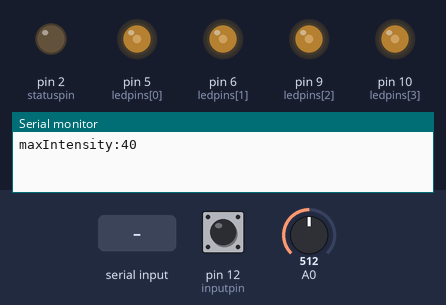
Simulated run of this sketch. Board: Arduino Uno, built with avr-gcc and run on an emulated ATmega328P. Shown: output pins drawn as LEDs (lit = HIGH), the last lines printed to the serial monitor. Dashed ring = blinking. The test bench sets the inputs (shaded band); at power-on: pin 12 (inputpin) HIGH, A0 = 512.

Above: at 1.2 s.
1.3 s: "+" received over Serial
At 1.96 s:
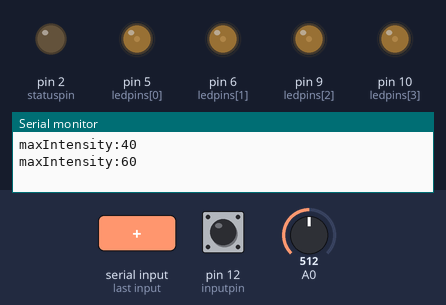
4.3 s: "-" received over Serial
At 4.41 s:
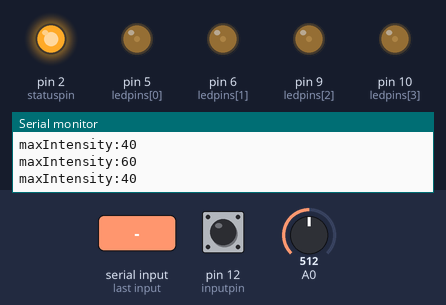
7.3 s: pin 12 (inputpin) pulsed LOW 2 times (0.12 s each, 0.3 s apart)
At 7.52 s:
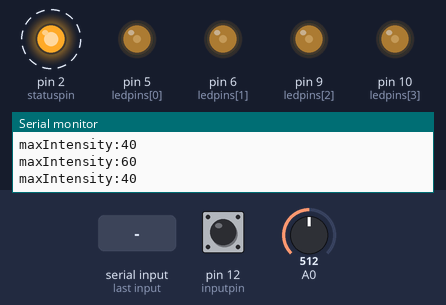
10.9 s: pin 12 (inputpin) pulsed LOW 5 times (0.12 s each, 0.3 s apart)
At 11.72 s:
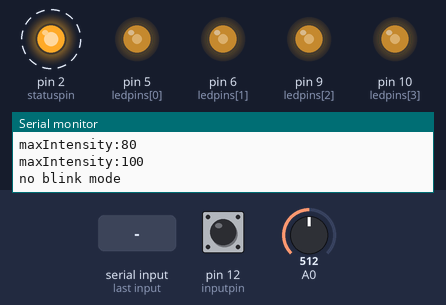
13.9 s: "+" received over Serial
At 16.36 s:
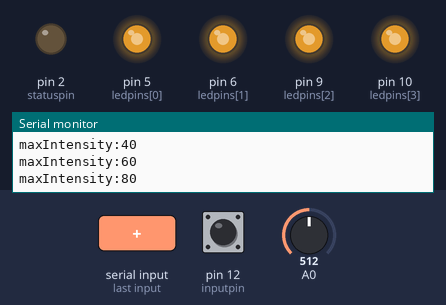
Timing chart, 0 to 17.9 s (numbered marks = the images above; inputs shaded):
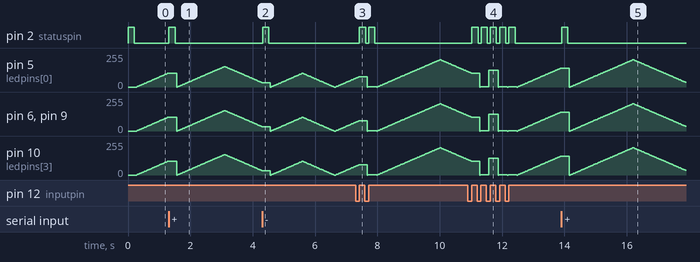

The sketch:

sketch_jul22a.ino
```cpp
int ledpins[] = {5, 6, 9, 10};
const int ledCount = sizeof(ledpins) / sizeof(int);
int inputpin = 12;
int statuspin = 2;

int intensity = 0;
int delta = 1;
int maxIntensity = 20;
const int overflowIntensity = 100;

bool inputEventPending = false;
bool inputEventProcessed = false;

void setup() {
  pinMode(inputpin, INPUT);
  pinMode(statuspin, OUTPUT);
  for (int i = 0; i < ledCount; i++) {
    pinMode(ledpins[i], OUTPUT);
  }
  Serial.begin(9600);
}

void nextMode() {
  maxIntensity += 20;

  if (maxIntensity > overflowIntensity) {
    maxIntensity = 0;
  }

  modeChange();
}

void prevMode() {
  maxIntensity -= 20;

  if (maxIntensity < 0) {
    maxIntensity = 100;
  }

  modeChange();
}

void modeChange() {
    intensity = 0;
    delta = 1;

    if (maxIntensity == 0) {
      Serial.println("no blink mode");
    } else {
      Serial.print("maxIntensity:");
      Serial.println(maxIntensity);
    }
}

void statusBlink() {
  digitalWrite(statuspin, HIGH);
  delay(200);
  digitalWrite(statuspin, LOW);
  delay(50);
}

void nextStepBlink() {
  //Main logic: sending voltage to LEDs
  for (int i = 0; i < ledCount; i++) {
    analogWrite(ledpins[i], map(intensity, 0, 100, 0, 255));
  }
  delay(25);

  if (intensity == maxIntensity && delta == 1) {
    delta = -1;
  } else if (intensity == 0 && delta == -1) {
    delta = 1;
  } else {
    intensity += delta;
  }
}

void nextStepNoBlink() {
  int adcValue = analogRead(A0);
  for (int i = 0; i < ledCount; i++) {
    analogWrite(ledpins[i], map(adcValue, 0, 1023, 0, 255));
  }
}

void loop() {
  if (digitalRead(inputpin)==LOW) {
    inputEventPending = false;
  } else {
    if (!inputEventPending) {
      inputEventPending = true;
      inputEventProcessed = false;
      statusBlink();
    }
  }

  if (!inputEventProcessed) {
    inputEventProcessed = true;
    nextMode();
  }

  while (Serial.available()){
    char nextChar = Serial.read();

    if (nextChar == '+') {
      nextMode();
      statusBlink();
    }

    if (nextChar == '-') {
      prevMode();
      statusBlink();
    }
  }

  if (maxIntensity == 0) {
    nextStepNoBlink();
  } else {
    nextStepBlink();
  }
}
```

Measured:
- after the input at 1.3 s, pin 2 (statuspin): LOW → HIGH at once, → LOW 0.20 s later
- after the input at 4.3 s, pin 2 (statuspin): LOW → HIGH at once, → LOW 0.20 s later
- after the input at 7.3 s, pin 2 (statuspin): alternates HIGH for 0.20 s and LOW for 0.10 s, 4 changes in all, then stays LOW, starting after 0.12 s
- after the input at 10.9 s, pin 2 (statuspin): alternates HIGH for 0.20 s and LOW for 0.10 s, 10 changes in all, then stays LOW, starting after 0.13 s
- after the input at 13.9 s, pin 2 (statuspin): LOW → HIGH at once, → LOW 0.20 s later
